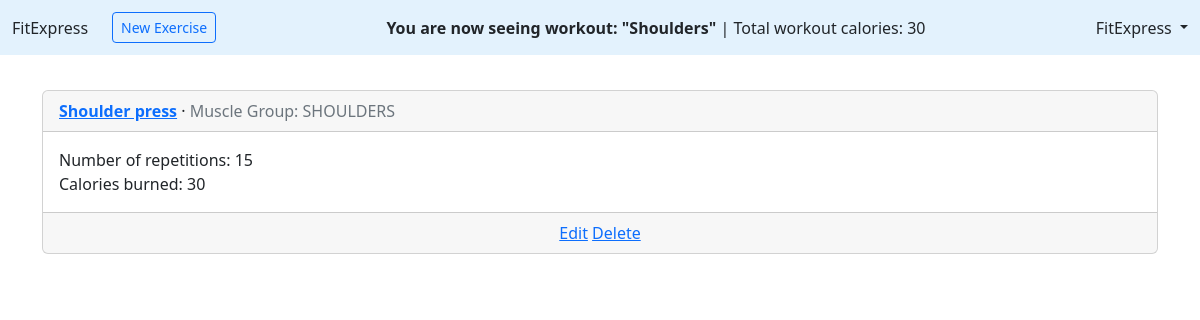
/workouts/5/ (signed in), run on an earlier commit of the app's database.
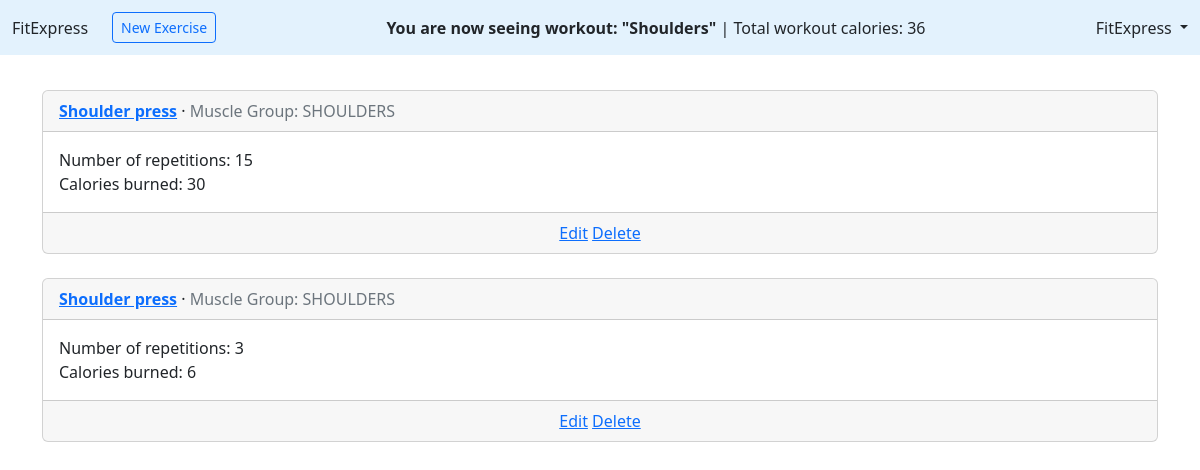
And on a later commit of the database.
### workouts/models.py (models this page shows, shortened)
class Workout(models.Model):
    title = models.CharField(max_length=255)
    description = models.TextField()
    exercise_num = models.PositiveIntegerField(default=0)
    last_training_date = models.DateField(null=True, blank=True)
    kcal = models.PositiveIntegerField(default=0)
    author = models.ForeignKey(
        settings.AUTH_USER_MODEL,
        on_delete=models.CASCADE,
    )
    def get_author(self):
        return self.author.__str__()

class WorkoutExercises(models.Model):
    workout = models.ForeignKey(Workout, on_delete=models.CASCADE)
    exercise = models.ForeignKey(Exercises, on_delete=models.CASCADE)
    repetitions = models.PositiveIntegerField()
    kcal_tot = models.PositiveIntegerField()

class Exercises(models.Model):
    muscle_group = models.TextField(choices=MuscleGroups.choices)
    title = models.CharField(max_length=255)
    kcal_rep = models.PositiveIntegerField()

### workouts/views.py (the view)
# urls.py: path("<int:workout_pk>/", WorkoutExercisesView.as_view(), name="workoutexercises"),
class WorkoutExercisesView(LoginRequiredMixin, ListView):
    model = WorkoutExercises
    template_name = "workoutexercises_list.html"
    context_object_name = "workoutexercises"
    def get_queryset(self):
        query = super().get_queryset()
        workout = Workout.objects.get(pk=self.kwargs["workout_pk"])
        qs = query.filter(workout=workout)
        return qs
    def get_context_data(self, **kwargs):
        context = super().get_context_data(**kwargs)
        context["workout"] = Workout.objects.get(pk=self.kwargs["workout_pk"])
        return context

### templates/workoutexercises_list.html (shortened to what this page needs)
{% extends "base_exercise.html" %}
{% block content %}
    {% if user.get_username == workout.get_author or workout.get_author == "FitExpress"%}
        {% if workoutexercises.count == 0 %}
            <h4>There are no exercises in this workout.</h4>
            <p><br><a class="btn btn-primary" href="{% url 'workoutexercise_new' workout.pk %}" role="button">Add new one!</a></p>
        {% else %}
            {% for workoutexercise in workoutexercises %}
                <div class="card">
                  <div class="card-header">
                    <span class="fw-bold">
                      <a href="#">{{ workoutexercise.exercise.title }}</a>
                    </span> &middot;
                    <span class="text-muted">Muscle Group: {{ workoutexercise.exercise.muscle_group }}</span>
                  </div>
                  <div class="card-body">
                    Number of repetitions: {{ workoutexercise.repetitions }} <br>
                    Calories burned: {{ workoutexercise.kcal_tot }}
                  </div>
                  <div class="card-footer text-center text-muted">
                    {% if not workout.get_author == "FitExpress" or user.username == "FitExpress"%}
                    <a href="{% url 'workoutexercise_edit' workout.pk workoutexercise.pk %}">Edit</a>
                    <a href="{% url 'workoutexercise_delete' workout.pk workoutexercise.pk %}">Delete</a>
                    {% else %}
                        Exercise {{ forloop.counter }}
                    {% endif %}
                  </div>
                </div>
                <br />
            {% endfor %}
        {% endif %}
    {% endif %}
{% endblock content %}

### templates/base_exercise.html (shortened to what this page needs)
<!DOCTYPE html>
<html>
<head>
  <link href="https://cdn.jsdelivr.net/npm/bootstrap@5.2.3/dist/css/bootstrap.min.css" rel="stylesheet"
>
</head>
<body>
  <header class="p-3 mb-3  fixed-top border-bottom" style="z-index: 1">
    <div class="d-flex flex-wrap align-items-center justify-content-center
        justify-content-lg-start fixed-top" style="background-color: #e3f2fd; padding: 1%">
      <a class="navbar-brand" href="{% url 'home' %}">FitExpress</a>
      {% if user.is_authenticated %}
      <ul class="nav col-12 col-lg-auto me-lg-auto mb-2 justify-content-center
          mb-md-0 ms-4">
        {% if not workout.get_author == "FitExpress" or user.username == "FitExpress" %}
            <li><a type="button" class="btn btn-outline-primary btn-sm" href="{% url "workoutexercise_new" workout.pk %}">New Exercise</a></li>
        {% endif %}
      </ul>
      <ul class="nav col-12 col-lg-auto me-lg-auto mb-2 justify-content-right
          mb-md-0">
          {% if not workout.get_author == "FitExpress" %}
            <li><p style="font-weight: bold; display: inline">You are now managing workout: "{{ workout.title }}" </p> <p style="display: inline">| Total workout calories: {{ workout.kcal }}</p></li>
          {% else %}
            <li><p style="font-weight: bold; display: inline">You are now seeing workout: "{{ workout.title }}" </p> <p style="display: inline">| Total workout calories: {{ workout.kcal }}</p></li>
          {% endif %}
      </ul>
      <div class="dropdown text-end">
        <a href="#" class="d-block link-dark text-decoration-none dropdown-toggle" id="dropdownUser1"
          data-bs-toggle="dropdown" aria-expanded="false">
          {{ user.username }}
        </a>
      </div>
      {% else %}
      <div class="text-end" style="margin-left: 2%;">
        <a href="{% url 'login' %}" class="btn btn-outline-primary me-2">
          Log In</a>
        <a href="{% url 'signup' %}" class="btn btn-primary">Sign Up</a>
      </div>
      {% endif %}
    </div>
  </header>
  <main>
    <br>
    <div class="container">
      {% block content %}
      {% endblock content %}
    </div>
  </main>
</body>
</html>

What changed in the data, as far as the page shows it:
changed Workout "Shoulders": kcal "30" → "36"
added WorkoutExercises: exercise "Shoulder press", exercise.muscle_group "SHOULDERS", repetitions "3", kcal_tot "6"
